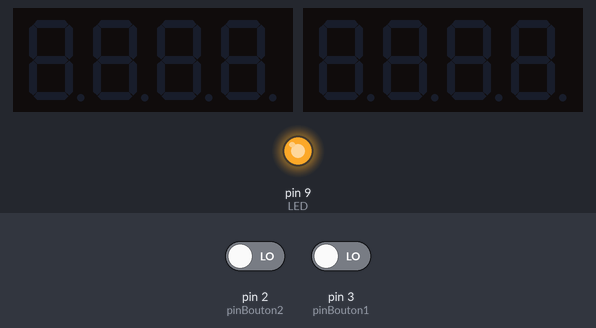
Bench run of a sketch on a simulated Arduino Uno, built with avr-gcc and run on an emulated ATmega328P. On the bench: 2 × 4-digit seven-segment display, output pins drawn as LEDs (lit = HIGH). Inputs (shaded band) come from the test bench; at power-on: pin 2 (pinBouton2) LOW, pin 3 (pinBouton1) LOW. Random numbers use the default seed unless the sketch sets one.

Above: at 3.2 s.
3.3 s: pin 2 (pinBouton2) driven HIGH
At 3.97 s:
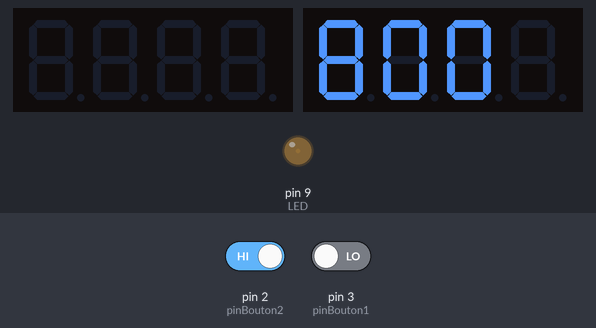
At 6.09 s:
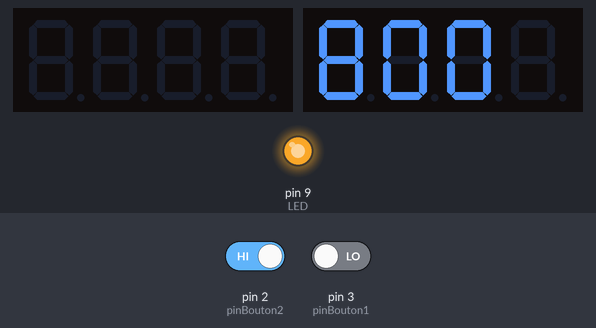
6.3 s: pin 3 (pinBouton1) driven HIGH
At 6.79 s:
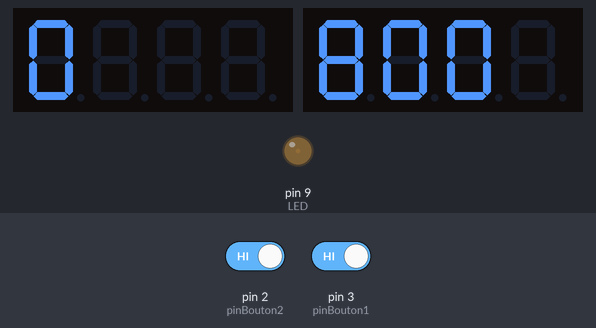
Timing chart, 0 to 13.8 s (numbered marks = the images above; inputs shaded):
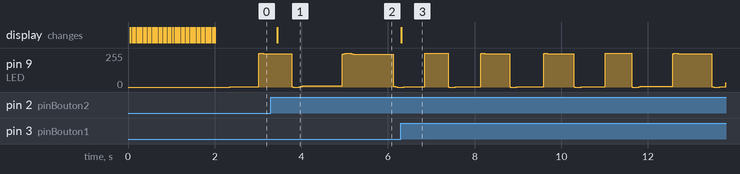

Measured:
- after the input at 3.3 s, the display: changes after 0.15 s (image 1)
- after the input at 6.3 s, the display: changes at once (image 3)

The sketch:

Jeu_FINAL.ino
```cpp
// On commence par incorporer la librairy pour utiliser les afficheurs à 4 digits
#include <SevenSegmentFun.h>
#include <SevenSegmentTM1637.h>
#include <SevenSegmentExtended.h>


// SevenSegmentTM1637 afficheur(BROCHE_CLK, BROCHE_DIO) pour conntecter les afficheurs;
SevenSegmentTM1637 afficheur_joueur1(4, 5);
SevenSegmentTM1637 afficheur_joueur2(6, 7);

// On connecte la LED à la pin 9
#define LED   9

// On connecte les boutons de chaque joueur
int pinBouton1 = 3;
int pinBouton2 = 2;

// On déclare 2 variables liées à l'intensité lumineuse de la LED
float T = 0;
float incr = 0.005;

// On crée un bouleén pour chaque bouton , cela sert à lancer une fonction lorsque l'on presse le bouton 1 fois
boolean bouton1Appui = false;
boolean bouton2Appui = false;

// On crée 2 variables de score, une pour chaque joueur et on les initialise à 0
int scoreP1 = 0;
int scoreP2 = 0;


void setup() {

// On renseigne les rôles des différentes pins et on démarre la communication avec le moniteur série
  pinMode(pinBouton1, INPUT);
  pinMode(pinBouton2, INPUT);
  pinMode(LED, OUTPUT);
  Serial.begin(9600);


// On initialise les afficheurs des 2 joueurs
  afficheur_joueur1.begin();
  afficheur_joueur1.setBacklight(100);
  afficheur_joueur2.begin();
  afficheur_joueur2.setBacklight(100);

// On utilise une randomSeed sur la pin A0 pour qu'elle capte une donnée naturelle et base sa génération de nombres aléatoires dessus
// Cette ligne nous permet d'avoir une vraie notion d'aléatoire à chaque lancement du programme
  randomSeed(analogRead(0));

}


void loop() {


  T  += incr;

 // On fait varier l'intensité lumineuse grâce au sinus, sa courbe sinusoïdale permet d'avoir une variation de lumière progressive
  double fadeValue = (sin(T) + 1 ) * 127;
  analogWrite(LED, fadeValue);


 // On change la valeur de la variation a chaque boucle = On change le rythme d'éclairage à chaque boucle
  if (fadeValue < 1) {
    incr = random(2, 100) / 100000.0;
  }

// On lit l'état des boutons de chaque joueur à chaque boucle
  int etatBouton1 = digitalRead(pinBouton1);
  int etatBouton2 = digitalRead(pinBouton2);

// On lance la boucle à l'instant où le bouton de joueur 1 est pressé
  if (etatBouton1 == 1 && bouton1Appui == false) {
    scoreP1 = round(fadeValue);   // Le score prend la valeur de la luminosité de la LED à l'instant T
    scoreP1 = map(scoreP1, 0, 255, 0, 1001);    // On reporte ce chiffre pour avoir un score entre 0 et 1000
    afficheur_joueur1.print(scoreP1);     // On affiche le score sur l'écran du joueur 1
    bouton1Appui = true;      // On change la valeur de la variable : On ne peut pas changer son score, il faut donc relance une partie pour retenter sa chance
  }

// Exactement la même fonction que le joueur 1, pour le joueur 2
  if (etatBouton2 == 1 && bouton2Appui == false) {
    scoreP2 = round(fadeValue);
    scoreP2 = map(scoreP2, 0, 255, 0, 1001);
    afficheur_joueur2.print(scoreP2);
    bouton2Appui = true;
  }

}
```
